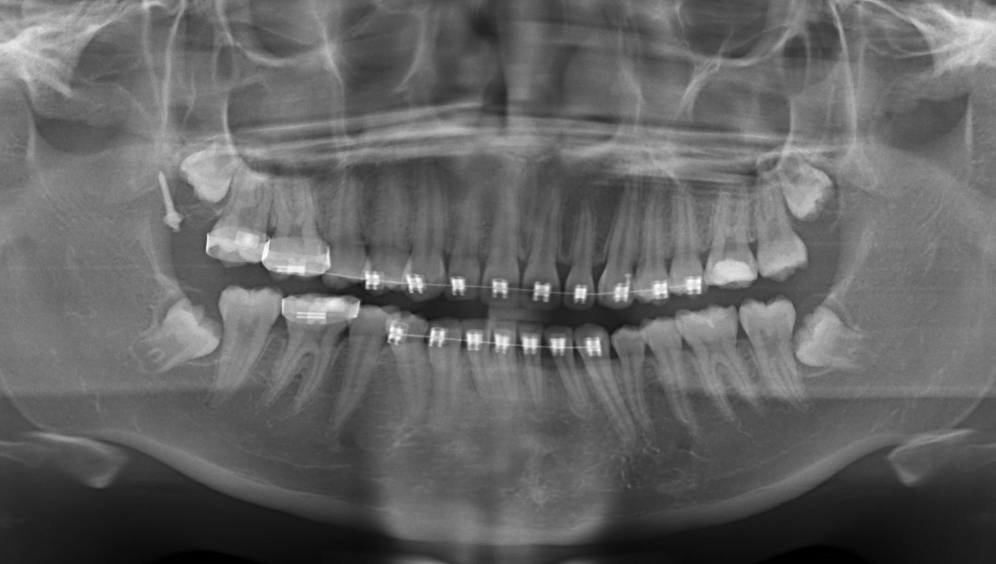
#> input picture Adult tooth segmentation dataset/data_split/test/images/cate1-00012.jpg, 1991 x 1127 px, found by its file name (shown at 1/2 size); its folder holds only this picture in this run
$ jupyter execute image_preprcosess.ipynb
#> lines starting #> are read from the running program, lines starting #| are printed output that depends on the picture
[cell 1]
import os
import numpy as np
import matplotlib.pyplot as plt
from PIL import Image
import os

[cell 2]
# Define paths for test and train images
path1 = "D:/Image Segmentation/Adult tooth segmentation dataset/data_split/test/images"
path2 = "D:/Image Segmentation/Adult tooth segmentation dataset/data_split/train/images"

[cell 3]
target_size = (224, 224)  # Resize target size

[cell 4]
# Function to load and preprocess images from multiple directories
def preprocess_images(paths, target_size):
#> called with target_size = (224, 224)
    images = []

    for dataset_path in paths:
        if not os.path.exists(dataset_path):
            print(f"Warning: Path {dataset_path} does not exist. Skipping...")
            continue

        for filename in os.listdir(dataset_path):
            if filename.lower().endswith((".jpg", ".png", ".jpeg")):
                img_path = os.path.join(dataset_path, filename)

                try:
                    img = Image.open(img_path)  # Open image
#> img is the input picture: PIL image 1991x1127 RGB; min 0, max 255, mean 100
                    img_resized = img.resize(target_size)  # Resize
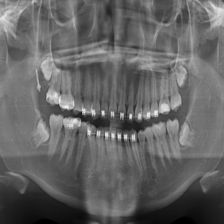
#> img_resized: PIL image 224x224 RGB; min 0, max 242, mean 100
                    img_rgb = img_resized.convert('RGB')  # Ensure RGB format
                    image_array = np.array(img_rgb)  # Convert to numpy array
                    image_normalized = image_array / 255.0  # Normalize
                    images.append(image_normalized)

                    # Print first image's pixel values
                    if len(images) == 1:
                        print("First image (normalized) pixel values:\n", image_normalized)
#> (printed output is left out)

                except Exception as e:
                    print(f"Error processing {img_path}: {e}")

    return np.array(images)

[cell 5]
# Preprocess images from both folders
images_array = preprocess_images([path1, path2], target_size)

[cell 6]
if len(images_array) > 0:
    print("\nTotal images loaded:", len(images_array))
#| Total images loaded: 2
    print("Shape of first image:", images_array[0].shape)
#| Shape of first image: (224, 224, 3)
    print("\nFirst image pixel values:\n", images_array[0])  # Print pixel values
#> (printed output is left out)

    # Show an example image
    plt.imshow(images_array[0])  # Display first image
    plt.axis("off")
    plt.show()
else:
    print("No images found! Check the dataset paths.")

[cell 7]
import os
import numpy as np
from PIL import Image

# Define paths
base_output_dir = "D:/Image Segmentation/preprocessed_images"
train_output_dir = os.path.join(base_output_dir, "train", "images")
test_output_dir = os.path.join(base_output_dir, "test", "images")

# Create directories
os.makedirs(train_output_dir, exist_ok=True)
os.makedirs(test_output_dir, exist_ok=True)

def save_preprocessed_images_with_structure(paths, images_array, target_size):
    """
    Save preprocessed images maintaining the original folder structure
    """
    image_index = 0

    for dataset_path in paths:
        if not os.path.exists(dataset_path):
            print(f"Warning: Path {dataset_path} does not exist. Skipping...")
            continue

        # Determine if this is train or test folder
        if "train" in dataset_path.lower():
            current_output_dir = train_output_dir
            folder_type = "train"
        elif "test" in dataset_path.lower():
            current_output_dir = test_output_dir
            folder_type = "test"
        else:
            current_output_dir = base_output_dir
            folder_type = "unknown"

        print(f"Processing {folder_type} images...")
        folder_image_count = 0

        for filename in os.listdir(dataset_path):
            if filename.lower().endswith((".jpg", ".png", ".jpeg")):
                # Get the preprocessed image
                if image_index < len(images_array):
                    preprocessed_img = images_array[image_index]

                    # Convert back to 0-255 range for saving
                    img_save = (preprocessed_img * 255).astype(np.uint8)
                    img_pil = Image.fromarray(img_save)

                    # Create new filename (keep original name but ensure .jpg extension)
                    base_name = os.path.splitext(filename)[0]
                    new_filename = f"{base_name}_preprocessed.jpg"
                    save_path = os.path.join(current_output_dir, new_filename)

                    # Save the image
                    img_pil.save(save_path)

                    image_index += 1
                    folder_image_count += 1

        print(f"Saved {folder_image_count} {folder_type} images to {current_output_dir}")

    return image_index

# Save the preprocessed images
total_saved = save_preprocessed_images_with_structure([path1, path2], images_array, target_size)
#> total_saved = 2

print(f"\nSuccessfully saved {total_saved} preprocessed images!")
#| Successfully saved 2 preprocessed images!

# Verify the saved images
print(f"\nVerification:")
train_saved = len([f for f in os.listdir(train_output_dir) if f.lower().endswith(('.jpg', '.png', '.jpeg'))])
test_saved = len([f for f in os.listdir(test_output_dir) if f.lower().endswith(('.jpg', '.png', '.jpeg'))])

print(f"Train images saved: {train_saved}")
print(f"Test images saved: {test_saved}")
print(f"Total images saved: {train_saved + test_saved}")
